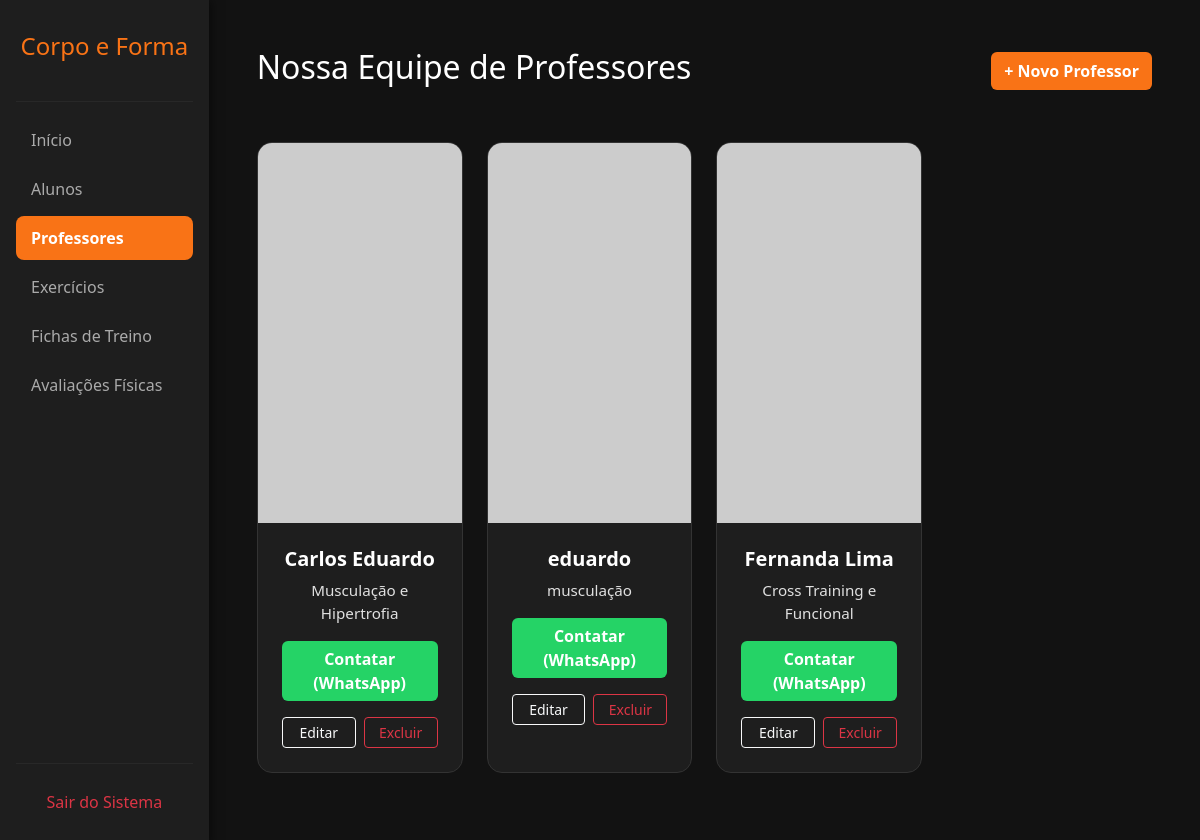
Page /professores.php (signed in) on the committed database.
### tables this page shows
CREATE TABLE `professores` (
  `id` int(11) NOT NULL,
  `nome` varchar(100) NOT NULL,
  `email` varchar(255) DEFAULT NULL,
  `especialidade` varchar(100) DEFAULT NULL,
  `telefone` varchar(20) DEFAULT NULL,
  `foto` varchar(255) DEFAULT 'padrao.png',
  `senha` varchar(255) DEFAULT '123456'
);

### professores.php (the view, shortened to what this page needs)
<?php
require 'conexao.php';
$stmt = $pdo->query("SELECT * FROM professores ORDER BY nome ASC");
$professores = $stmt->fetchAll(PDO::FETCH_ASSOC);
?>
<!DOCTYPE html>
<html lang="pt-BR">
<head>
    <link href="https://cdn.jsdelivr.net/npm/bootstrap@5.3.2/dist/css/bootstrap.min.css" rel="stylesheet">
</head>
<body>
    <div class="d-flex">
        <div class="sidebar p-3 d-flex flex-column">
            <h4 class="text-center mt-3 mb-4" style="color: #f97316;">Corpo e Forma</h4>
            <hr style="border-color: #444;">
            <ul class="nav flex-column mb-auto">
                <li class="nav-item"><a href="painel.php" class="nav-link">Início</a></li>
                <li class="nav-item"><a href="alunos.php" class="nav-link">Alunos</a></li>
                <li class="nav-item"><a href="professores.php" class="nav-link active">Professores</a></li>
                <li class="nav-item"><a href="exercicios.php" class="nav-link">Exercícios</a></li>
                <li class="nav-item"><a href="fichas.php" class="nav-link">Fichas de Treino</a></li>
                <li class="nav-item"><a href="avaliacoes.php" class="nav-link">Avaliações Físicas</a></li>
            </ul>
            <hr style="border-color: #444;">
            <a href="index.php" class="nav-link text-danger text-center">Sair do Sistema</a>
        </div>
        <div class="content p-5 w-100">
            <div class="d-flex justify-content-between align-items-center mb-5">
                <h2>Nossa Equipe de Professores</h2>
                <a href="cadastrar_professor.php" class="btn" style="background-color: #f97316; color: white; font-weight: bold;">+ Novo Professor</a>
            </div>
            <div class="row">
                <?php foreach ($professores as $prof):
                    $numero_limpo = preg_replace('/[^0-9]/', '', $prof['telefone']);
                ?>
                <div class="col-md-3 mb-4">
                    <div class="card card-prof text-center h-100">
                        <img src="https://via.placeholder.com/300x400/2a2a2a/f97316?text=Foto" class="foto-prof" alt="Foto">
                        <div class="card-body p-4">
                            <h5 class="card-title text-white fw-bold"><?php echo $prof['nome']; ?></h5>
                            <p class="texto-claro mb-3"><?php echo $prof['especialidade']; ?></p>
                            <a href="https://wa.me/55<?php echo $numero_limpo; ?>" target="_blank" class="btn btn-whatsapp w-100 mb-3">
                                Contatar (WhatsApp)
                            </a>
                            <div class="d-flex gap-2">
                                <a href="editar_professor.php?id=<?php echo $prof['id']; ?>" class="btn btn-sm btn-outline-light w-50">Editar</a>
                                <a href="excluir_professor.php?id=<?php echo $prof['id']; ?>" class="btn btn-sm btn-outline-danger w-50" onclick="return confirm('Excluir este professor?');">Excluir</a>
                            </div>
                        </div>
                    </div>
                </div>
                <?php endforeach; ?>
            </div>
        </div>
    </div>
</body>
</html>

### professores.php (style rules this page uses)
body { background-color: #121212; color: #ffffff; overflow-x: hidden; }
.sidebar { background-color: #1e1e1e; min-height: 100vh; width: 250px; box-shadow: 2px 0 10px rgba(0,0,0,0.5); }
.nav-link { color: #aaaaaa; padding: 10px 15px; margin-bottom: 5px; border-radius: 8px; transition: 0.3s; }
.nav-link:hover, .nav-link.active { background-color: #f97316; color: #ffffff; font-weight: bold; }
.card-prof { background-color: #1e1e1e; border: 1px solid #333; border-radius: 15px; overflow: hidden; transition: transform 0.2s; }
.foto-prof { width: 100%; height: 380px; object-fit: cover; background-color: #2a2a2a; }
.texto-claro { color: #e0e0e0; font-size: 0.95em; }
.btn-whatsapp { background-color: #25D366; color: white; font-weight: bold; border: none; }

### rows in the picture
professores: nome "Carlos Eduardo", especialidade "Musculação e Hipertrofia"
professores: nome "eduardo", especialidade "musculação"
professores: nome "Fernanda Lima", especialidade "Cross Training e Funcional"
